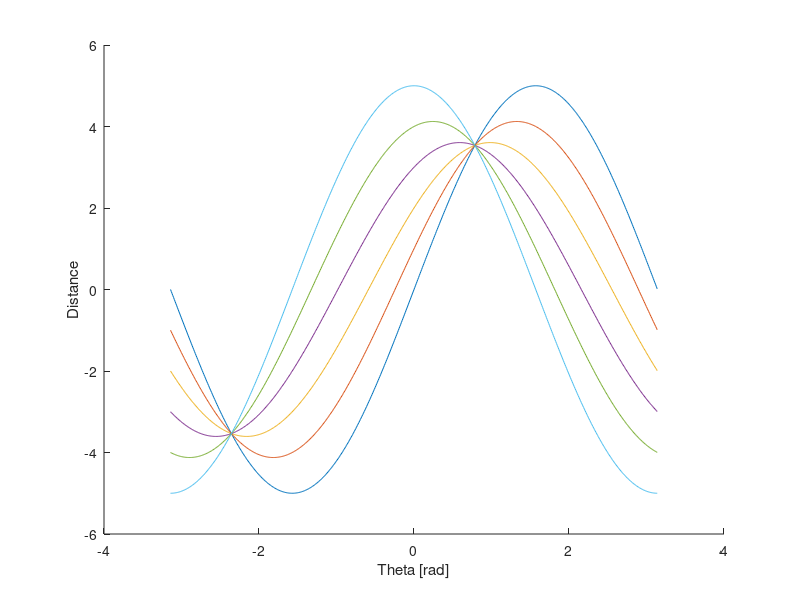

Write MATLAB code to recreate this figure.
clear
close all
P = [0,5; 1,4; 2,3; 3,2; 4,1; 5,0];
theta = [-pi:0.01:pi];
dists = zeros(length(P), length(theta));

figure
hold on
for i=1:length(P)
    for j=1:length(theta)
        dists(i,j) = P(i,1)*cos(theta(j)) + P(i,2)*sin(theta(j));        
    end
    plot(theta, dists(i,:))
end
xlabel("Theta [rad]")
ylabel("Distance")